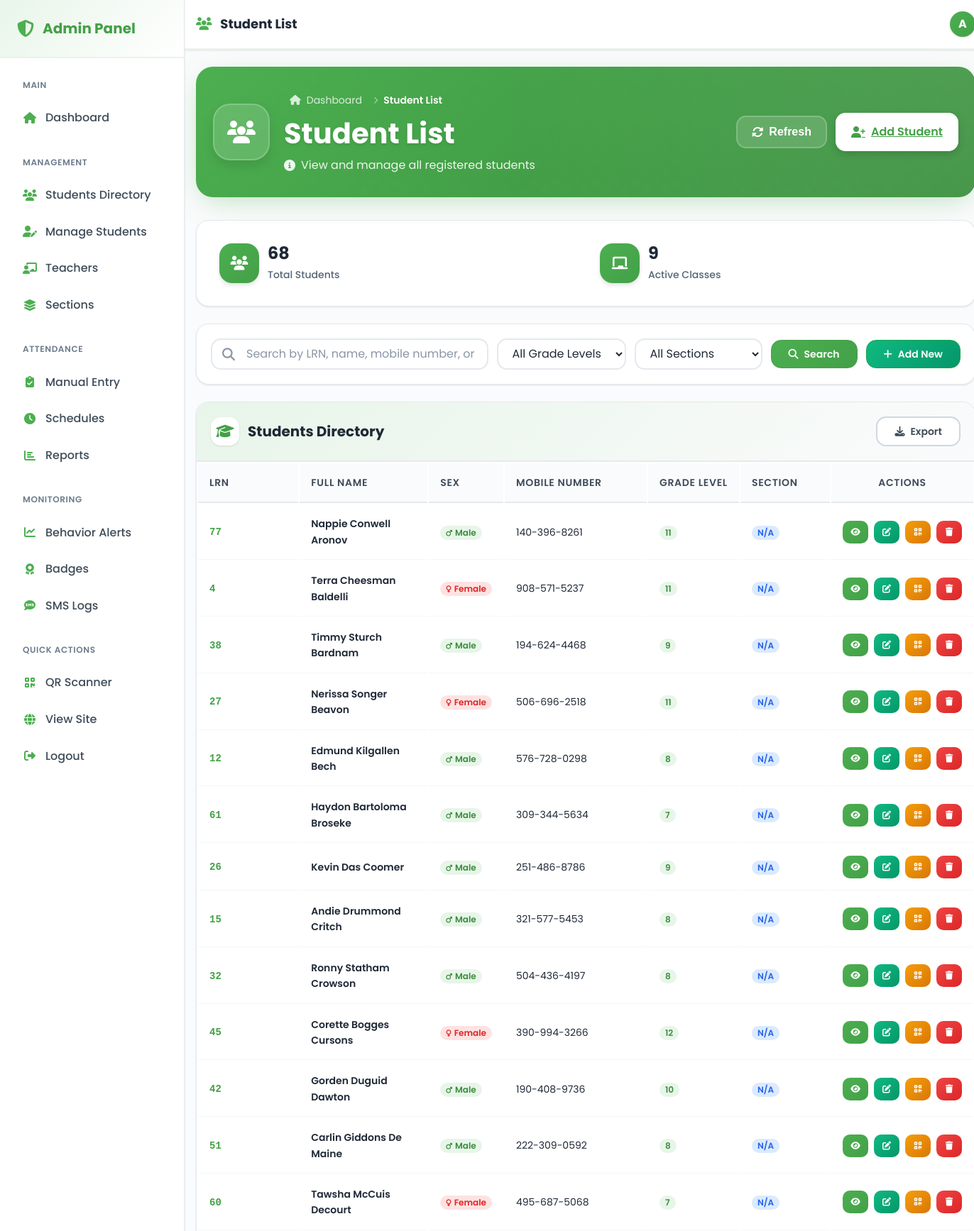
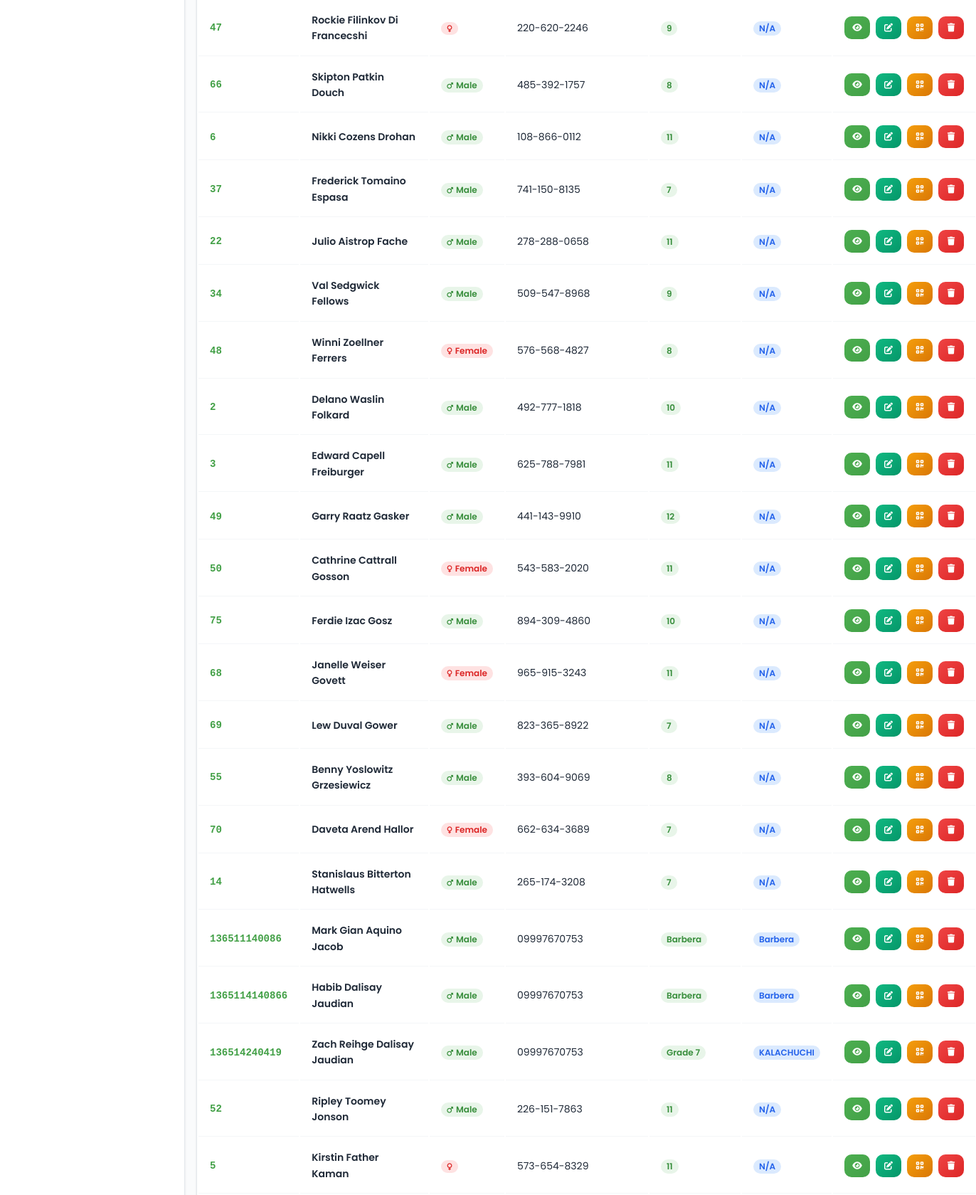
The page /admin/view_students.php (signed in, upper part) on the database its author committed (2 pictures, top to bottom).
### tables this page shows
CREATE TABLE `students` (
  `id` int NOT NULL,
  `lrn` varchar(13) NOT NULL COMMENT 'Learner Reference Number (11-13 digits)',
  `first_name` varchar(50) NOT NULL,
  `middle_name` varchar(50) DEFAULT NULL COMMENT 'Middle name for DepEd forms',
  `last_name` varchar(50) NOT NULL,
  `sex` enum('Male','Female','M','F') NOT NULL DEFAULT 'Male' COMMENT 'Sex for SF2 reporting',
  `email` varchar(50) NOT NULL COMMENT 'Parent email for alerts notifications',
  `class` varchar(50) NOT NULL COMMENT 'Grade level (e.g., Grade 12)',
  `section` varchar(50) DEFAULT NULL COMMENT 'Section name (e.g., BARBERRA)',
  `qr_code` varchar(255) DEFAULT NULL COMMENT 'QR code data for scanning',
  `created_at` timestamp NULL DEFAULT CURRENT_TIMESTAMP,
  `mobile_number` varchar(15) NOT NULL DEFAULT '' COMMENT 'Parent mobile number for SMS notifications'
);

### admin/config.php (called while the page is built, shortened)
<?php
function sanitizeOutput($input) {
    return htmlspecialchars($input, ENT_QUOTES, 'UTF-8');
}
?>

### admin/view_students.php (the view, shortened to what this page needs)
<?php
require_once 'config.php';
$pageTitle = 'Student List';
$pageIcon = 'users';
try {
    $sql = "SELECT s.*,
            COUNT(DISTINCT a.date) as attendance_days,
            MAX(a.date) as last_attendance
            FROM students s
            LEFT JOIN attendance a ON s.lrn = a.lrn
            WHERE 1=1
            AND s.class NOT IN ('K', 'Kindergarten', '1', '2', '3', '4', '5', '6', 'Grade 1', 'Grade 2', 'Grade 3', 'Grade 4', 'Grade 5', 'Grade 6')
            AND s.class NOT LIKE 'Kinder%'";
    $params = [];
    $sql .= " GROUP BY s.id ORDER BY s.last_name, s.first_name";
    $stmt = $pdo->prepare($sql);
    $stmt->execute($params);
    $students = $stmt->fetchAll(PDO::FETCH_ASSOC);
    $stmt = $pdo->query("SELECT DISTINCT class FROM students
                         WHERE class IS NOT NULL AND class != ''
                         AND class NOT IN ('K', 'Kindergarten', '1', '2', '3', '4', '5', '6', 'Grade 1', 'Grade 2', 'Grade 3', 'Grade 4', 'Grade 5', 'Grade 6')
                         AND class NOT LIKE 'Kinder%'
                         ORDER BY class");
    $classes = $stmt->fetchAll(PDO::FETCH_COLUMN);
    $totalStudents = count($students);
} catch (Exception $e) {
    error_log("View students error: " . $e->getMessage());
    $students = [];
    $classes = [];
    $sections = [];
    $totalStudents = 0;
}
include 'includes/header_modern.php';
?>
<div class="page-header-enhanced">
    <div class="page-header-background">
        <div class="header-gradient-overlay"></div>
        <div class="header-pattern"></div>
    </div>
    <div class="page-header-content-enhanced">
        <div class="page-title-section">
            <div class="page-icon-enhanced">
                <i class="fas fa-<?php echo $pageIcon; ?>"></i>
            </div>
            <div class="page-title-content">
                <div class="breadcrumb-nav">
                    <a href="dashboard.php" class="breadcrumb-link">
                        <i class="fas fa-home"></i>
                        <span>Dashboard</span>
                    </a>
                    <i class="fas fa-chevron-right breadcrumb-separator"></i>
                    <span class="breadcrumb-current"><?php echo $pageTitle; ?></span>
                </div>
                <h1 class="page-title-enhanced"><?php echo $pageTitle; ?></h1>
                <p class="page-subtitle-enhanced">
                    <i class="fas fa-info-circle"></i>
                    <span>View and manage all registered students</span>
                </p>
            </div>
        </div>
        <div class="page-actions-enhanced">
            <button class="btn-header btn-header-secondary" onclick="window.location.reload()">
                <i class="fas fa-sync-alt"></i>
                <span>Refresh</span>
            </button>
            <a href="manage_students.php" class="btn-header btn-header-primary">
                <i class="fas fa-user-plus"></i>
                <span>Add Student</span>
            </a>
        </div>
    </div>
</div>
<div class="stats-bar">
    <div class="stat-item">
        <div class="stat-icon">
            <i class="fas fa-users"></i>
        </div>
        <div class="stat-details">
            <h3><?php echo $totalStudents; ?></h3>
            <p>Total Students</p>
        </div>
    </div>
    <div class="stat-item">
        <div class="stat-icon">
            <i class="fas fa-chalkboard"></i>
        </div>
        <div class="stat-details">
            <h3><?php echo count($classes); ?></h3>
            <p>Active Classes</p>
        </div>
    </div>
</div>
<div class="filter-bar">
    <form method="GET" action="" id="filterForm">
        <div class="filter-row">
            <div class="filter-search">
                <input
                    type="text"
                    name="search"
                    class="form-control"
                    placeholder="Search by LRN, name, mobile number, or section..."
                    value="<?php echo isset($_GET['search']) ? htmlspecialchars($_GET['search']) : ''; ?>"
                >
            </div>
            <div class="filter-select">
                <select name="class" class="form-control">
                    <option value="">All Grade Levels</option>
                </select>
            </div>
            <div class="filter-select">
                <select name="section" class="form-control">
                    <option value="">All Sections</option>
                </select>
            </div>
            <button type="submit" class="btn btn-primary">
                <i class="fas fa-search"></i>
                <span>Search</span>
            </button>
            <a href="manage_students.php" class="btn btn-success">
                <i class="fas fa-plus"></i>
                <span>Add New</span>
            </a>
        </div>
    </form>
</div>
<div class="responsive-table-wrapper">
    <div class="table-header">
        <h3 class="table-title">
            <i class="fas fa-graduation-cap"></i>
            Students Directory
        </h3>
        <div style="display: flex; gap: var(--space-2);">
            <button onclick="exportToCSV()" class="btn btn-outline">
                <i class="fas fa-download"></i>
                <span>Export</span>
            </button>
        </div>
    </div>
    <?php if (empty($students)): ?>
        <div class="empty-state">
            <i class="fas fa-user-slash"></i>
            <h3>No Students Found</h3>
            <p>Try adjusting your search criteria or add a new student.</p>
            <a href="manage_students.php" class="btn btn-primary" style="margin-top: var(--space-4);">
                <i class="fas fa-plus"></i>
                <span>Add Your First Student</span>
            </a>
        </div>
    <?php else: ?>
        <div class="table-wrapper">
            <table class="desktop-table">
                <thead>
                    <tr>
                        <th>LRN</th>
                        <th>Full Name</th>
                        <th>Sex</th>
                        <th>Mobile Number</th>
                        <th>Grade Level</th>
                        <th>Section</th>
                        <th>Actions</th>
                    </tr>
                </thead>
                <tbody>
                <?php foreach ($students as $student): ?>
                    <tr>
                        <td>
                            <span class="student-lrn"><?php echo sanitizeOutput($student['lrn']); ?></span>
                        </td>
                        <td>
                            <span class="student-name"><?php echo sanitizeOutput(trim($student['first_name'] . ' ' . $student['middle_name'] . ' ' . $student['last_name'])); ?></span>
                        </td>
                        <td>
                            <span class="badge badge-<?php echo ($student['sex'] ?? '') === 'Male' ? 'primary' : 'error'; ?>">
                                <i class="fas fa-<?php echo ($student['sex'] ?? '') === 'Male' ? 'mars' : 'venus'; ?>"></i>
                                <?php echo sanitizeOutput($student['sex'] ?? ''); ?>
                            </span>
                        </td>
                        <td><?php echo sanitizeOutput($student['mobile_number'] ?? ''); ?></td>
                        <td>
                            <span class="badge badge-primary"><?php echo sanitizeOutput($student['class'] ?? 'N/A'); ?></span>
                        </td>
                        <td>
                            <span class="badge badge-info"><?php echo sanitizeOutput($student['section'] ?? 'N/A'); ?></span>
                        </td>
                        <td>
                            <div class="table-actions">
                                <button
                                    class="btn btn-sm btn-primary"
                                    data-action="view"
                                    data-student='<?php echo json_encode($student); ?>'
                                    title="View Details">
                                    <i class="fas fa-eye"></i>
                                </button>
                                <a
                                    href="manage_students.php?id=<?php echo $student['id']; ?>"
                                    class="btn btn-sm btn-success"
                                    title="Edit Student">
                                    <i class="fas fa-edit"></i>
                                </a>
                                <button
                                    class="btn btn-sm btn-warning"
                                    data-action="qr"
                                    data-id="<?php echo $student['id']; ?>"
                                    data-lrn="<?php echo htmlspecialchars($student['lrn']); ?>"
                                    data-name="<?php echo htmlspecialchars(trim($student['first_name'] . ' ' . $student['last_name'])); ?>"
                                    data-qrcode="<?php echo htmlspecialchars($student['qr_code'] ?? ''); ?>"
                                    title="View QR Code">
                                    <i class="fas fa-qrcode"></i>
                                </button>
                                <button
                                    class="btn btn-sm btn-danger"
                                    data-action="delete"
                                    data-id="<?php echo $student['id']; ?>"
                                    data-name="<?php echo htmlspecialchars(trim($student['first_name'] . ' ' . $student['last_name'])); ?>"
                                    title="Delete Student">
                                    <i class="fas fa-trash"></i>
                                </button>
                            </div>
                        </td>
                    </tr>
                <?php endforeach; ?>
            </tbody>
        </table>
        </div>
    <?php endif; ?>
</div>
<?php include 'includes/footer_modern.php'; ?>

### css/modern-design.css (style rules this page uses)
:root { --primary-50: #eff6ff; --primary-100: #dbeafe; --primary-200: #bfdbfe; --primary-300: #93c5fd; --primary-400: #60a5fa; --primary-500: #3b82f6; --primary-600: #0ea5e9; --primary-700: #0284c7; --primary-800: #075985; --primary-900: #0c4a6e; --gray-50: #f9fafb; --gray-100: #f3f4f6; --gray-200: #e5e7eb; --gray-300: #d1d5db; --gray-400: #9ca3af; --gray-500: #6b7280; --gray-600: #4b5563; --gray-700: #374151; --gray-800: #1f2937; --gray-900: #111827; --success-50: #f0fdf4; --success-100: #dcfce7; --success-500: #22c55e; --success-600: #16a34a; --success-700: #15803d; --warning-50: #fffbeb; --warning-100: #fef3c7; --warning-500: #f59e0b; --warning-600: #d97706; --warning-700: #b45309; --error-50: #fef2f2; --error-100: #fee2e2; --error-500: #ef4444; --error-600: #dc2626; --error-700: #b91c1c; --info-50: #eff6ff; --info-100: #dbeafe; --info-500: #3b82f6; --info-600: #2563eb; --space-1: 0.25rem; --space-2: 0.5rem; --space-3: 0.75rem; --space-4: 1rem; --space-5: 1.25rem; --space-6: 1.5rem; --space-8: 2rem; --space-10: 2.5rem; --space-12: 3rem; --space-16: 4rem; --text-xs: 0.75rem; --text-sm: 0.875rem; --text-base: 1rem; --text-lg: 1.125rem; --text-xl: 1.25rem; --text-2xl: 1.5rem; --text-3xl: 1.875rem; --text-4xl: 2.25rem; --font-normal: 400; --font-medium: 500; --font-semibold: 600; --font-bold: 700; --radius-sm: 0.375rem; --radius-md: 0.5rem; --radius-lg: 0.75rem; --radius-xl: 1rem; --radius-2xl: 1.5rem; --radius-full: 9999px; --shadow-sm: 0 1px 2px 0 rgba(0, 0, 0, 0.05); --shadow-md: 0 4px 6px -1px rgba(0, 0, 0, 0.1), 0 2px 4px -1px rgba(0, 0, 0, 0.06); --shadow-lg: 0 10px 15px -3px rgba(0, 0, 0, 0.1), 0 4px 6px -2px rgba(0, 0, 0, 0.05); --shadow-xl: 0 20px 25px -5px rgba(0, 0, 0, 0.1), 0 10px 10px -5px rgba(0, 0, 0, 0.04); --transition-base: 150ms cubic-bezier(0.4, 0, 0.2, 1); --transition-slow: 300ms cubic-bezier(0.4, 0, 0.2, 1); }
* { margin: 0; padding: 0; box-sizing: border-box; }
html { -webkit-font-smoothing: antialiased; -moz-osx-font-smoothing: grayscale; }
body { font-family: 'Poppins', 'Inter', -apple-system, BlinkMacSystemFont, 'Segoe UI', sans-serif; font-size: var(--text-base); line-height: 1.6; color: var(--gray-900); background: var(--gray-50); }
h1, h2, h3, h4, h5, h6 { font-family: 'Poppins', sans-serif; font-weight: var(--font-bold); line-height: 1.2; color: var(--gray-900); }
h1 { font-size: var(--text-4xl); }
h3 { font-size: var(--text-2xl); }
p { margin-bottom: var(--space-4); line-height: 1.6; }
.btn { display: inline-flex; align-items: center; justify-content: center; gap: var(--space-2); padding: var(--space-3) var(--space-6); font-family: 'Poppins', sans-serif; font-size: var(--text-sm); font-weight: var(--font-semibold); line-height: 1; text-decoration: none; border: 1px solid transparent; border-radius: var(--radius-lg); cursor: pointer; transition: all var(--transition-base); white-space: nowrap; }
.btn-sm { padding: var(--space-2) var(--space-4); font-size: var(--text-xs); }
.btn-primary { background: var(--primary-600); color: white; border-color: var(--primary-600); }
.btn-success { background: var(--success-600); color: white; border-color: var(--success-600); }
.btn-warning { background: var(--warning-600); color: white; border-color: var(--warning-600); }
.btn-danger { background: var(--error-600); color: white; border-color: var(--error-600); }
.btn-outline { background: white; color: var(--primary-600); border-color: var(--primary-600); }
.badge { display: inline-flex; align-items: center; gap: var(--space-1); padding: var(--space-1) var(--space-3); font-size: var(--text-xs); font-weight: var(--font-semibold); border-radius: var(--radius-full); line-height: 1; }
.badge-primary { background: var(--primary-100); color: var(--primary-700); }
.badge-error { background: var(--error-100); color: var(--error-700); }
.badge-info { background: var(--info-100); color: var(--info-600); }
.form-control { width: 100%; padding: var(--space-3) var(--space-4); font-family: 'Poppins', sans-serif; font-size: var(--text-sm); border: 1px solid var(--gray-300); border-radius: var(--radius-lg); background: white; color: var(--gray-900); transition: all var(--transition-base); }
.form-control::placeholder { color: var(--gray-400); }
select.form-control { cursor: pointer; }

### rows shown on the page
students: lrn "77", first_name+middle_name+last_name "Nappie Conwell Aronov", sex "Male", mobile_number "140-396-8261", class "11", section "N/A"
students: lrn "4", first_name+middle_name+last_name "Terra Cheesman Baldelli", sex "Female", mobile_number "908-571-5237", class "11", section "N/A"
students: lrn "38", first_name+middle_name+last_name "Timmy Sturch Bardnam", sex "Male", mobile_number "194-624-4468", class "9", section "N/A"
students: lrn "27", first_name+middle_name+last_name "Nerissa Songer Beavon", sex "Female", mobile_number "506-696-2518", class "11", section "N/A"
students: lrn "12", first_name+middle_name+last_name "Edmund Kilgallen Bech", sex "Male", mobile_number "576-728-0298", class "8", section "N/A"
students: lrn "61", first_name+middle_name+last_name "Haydon Bartoloma Broseke", sex "Male", mobile_number "309-344-5634", class "7", section "N/A"
students: lrn "26", first_name+middle_name+last_name "Kevin Das Coomer", sex "Male", mobile_number "251-486-8786", class "9", section "N/A"
students: lrn "15", first_name+middle_name+last_name "Andie Drummond Critch", sex "Male", mobile_number "321-577-5453", class "8", section "N/A"
students: lrn "32", first_name+middle_name+last_name "Ronny Statham Crowson", sex "Male", mobile_number "504-436-4197", class "8", section "N/A"
students: lrn "45", first_name+middle_name+last_name "Corette Bogges Cursons", sex "Female", mobile_number "390-994-3266", class "12", section "N/A"
students: lrn "42", first_name+middle_name+last_name "Gorden Duguid Dawton", sex "Male", mobile_number "190-408-9736", class "10", section "N/A"
students: lrn "51", first_name+middle_name+last_name "Carlin Giddons De Maine", sex "Male", mobile_number "222-309-0592", class "8", section "N/A"
students: lrn "60", first_name+middle_name+last_name "Tawsha McCuis Decourt", sex "Female", mobile_number "495-687-5068", class "7", section "N/A"
students: lrn "47", first_name+middle_name+last_name "Rockie Filinkov Di Francecshi", mobile_number "220-620-2246", class "9", section "N/A"
students: lrn "66", first_name+middle_name+last_name "Skipton Patkin Douch", sex "Male", mobile_number "485-392-1757", class "8", section "N/A"
students: lrn "6", first_name+middle_name+last_name "Nikki Cozens Drohan", sex "Male", mobile_number "108-866-0112", class "11", section "N/A"
students: lrn "37", first_name+middle_name+last_name "Frederick Tomaino Espasa", sex "Male", mobile_number "741-150-8135", class "7", section "N/A"
students: lrn "22", first_name+middle_name+last_name "Julio Aistrop Fache", sex "Male", mobile_number "278-288-0658", class "11", section "N/A"
students: lrn "34", first_name+middle_name+last_name "Val Sedgwick Fellows", sex "Male", mobile_number "509-547-8968", class "9", section "N/A"
students: lrn "48", first_name+middle_name+last_name "Winni Zoellner Ferrers", sex "Female", mobile_number "576-568-4827", class "8", section "N/A"
students: lrn "2", first_name+middle_name+last_name "Delano Waslin Folkard", sex "Male", mobile_number "492-777-1818", class "10", section "N/A"
students: lrn "3", first_name+middle_name+last_name "Edward Capell Freiburger", sex "Male", mobile_number "625-788-7981", class "11", section "N/A"
students: lrn "49", first_name+middle_name+last_name "Garry Raatz Gasker", sex "Male", mobile_number "441-143-9910", class "12", section "N/A"
students: lrn "50", first_name+middle_name+last_name "Cathrine Cattrall Gosson", sex "Female", mobile_number "543-583-2020", class "11", section "N/A"
students: lrn "75", first_name+middle_name+last_name "Ferdie Izac Gosz", sex "Male", mobile_number "894-309-4860", class "10", section "N/A"
students: lrn "68", first_name+middle_name+last_name "Janelle Weiser Govett", sex "Female", mobile_number "965-915-3243", class "11", section "N/A"
students: lrn "69", first_name+middle_name+last_name "Lew Duval Gower", sex "Male", mobile_number "823-365-8922", class "7", section "N/A"
students: lrn "55", first_name+middle_name+last_name "Benny Yoslowitz Grzesiewicz", sex "Male", mobile_number "393-604-9069", class "8", section "N/A"
students: lrn "70", first_name+middle_name+last_name "Daveta Arend Hallor", sex "Female", mobile_number "662-634-3689", class "7", section "N/A"
students: lrn "14", first_name+middle_name+last_name "Stanislaus Bitterton Hatwells", sex "Male", mobile_number "265-174-3208", class "7", section "N/A"
students: lrn "136511140086", first_name+middle_name+last_name "Mark Gian Aquino Jacob", sex "Male", mobile_number "09997670753", class "Barbera", section "Barbera"
students: lrn "1365114140866", first_name+middle_name+last_name "Habib Dalisay Jaudian", sex "Male", mobile_number "09997670753", class "Barbera", section "Barbera"
students: lrn "136514240419", first_name+middle_name+last_name "Zach Reihge Dalisay Jaudian", sex "Male", mobile_number "09997670753", class "Grade 7", section "KALACHUCHI"
students: lrn "52", first_name+middle_name+last_name "Ripley Toomey Jonson", sex "Male", mobile_number "226-151-7863", class "11", section "N/A"
students: lrn "5", first_name+middle_name+last_name "Kirstin Father Kaman", mobile_number "573-654-8329", class "11", section "N/A"

### other values the page prints
$pageTitle "Student List"
substr($currentAdmin['username'], 0, 1) "A"
$totalStudents "68"
count($classes) "9"
